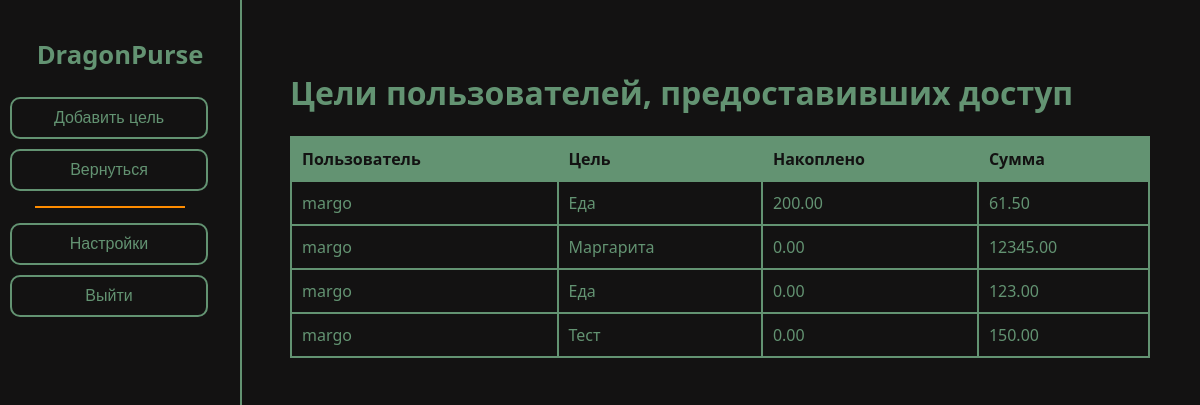
/shared-goals/ (signed in), run on the app's committed database.
### accounts/models.py (models this page shows, shortened)
class UserGoal(models.Model):
    user = models.ForeignKey(User, on_delete=models.CASCADE, related_name='user_goals')
    goal = models.ForeignKey(Goal, on_delete=models.CASCADE, related_name='user_goals')
    amount = models.DecimalField(max_digits=10, decimal_places=2, verbose_name='Сумма')
    saved = models.DecimalField(max_digits=10, decimal_places=2, default=0, verbose_name='Накоплено')

class Goal(models.Model):
    STATUS_CHOICES = [
        ('pending', 'В ожидании'),
        ('in_progress', 'В процессе'),
        ('completed', 'Завершено'),
    ]
    name = models.CharField(max_length=255, verbose_name='Название')
    description = models.TextField(verbose_name='Описание', blank=True)
    deadline = models.DateField(verbose_name='Дедлайн')
    status = models.CharField(max_length=20, choices=STATUS_CHOICES, default='pending', verbose_name='Статус')

### accounts/views.py (the view)
# urls.py: path('shared-goals/', SharedGoalsView.as_view(), name='shared_goals'),
class SharedGoalsView(LoginRequiredMixin, View):
    def get(self, request):
        accesses = (
            SharedAccess.objects
            .filter(
                shared_with=request.user,
                can_view_goals=True
            )
            .select_related('owner')
        )
        owners = [access.owner for access in accesses]
        shared_goals = (
            UserGoal.objects
            .filter(user__in=owners)
            .select_related('user', 'goal')
        )
        return render(
            request,
            'accounts/shared_goals.html',
            {
                'shared_goals': shared_goals
            }
        )

### accounts/templates/accounts/shared_goals.html (shortened to what this page needs)
{% extends "accounts/base.html" %}
{% load static %}
{% block head %}<link rel="stylesheet" href="{% static 'accounts/css/dashboard.css' %}">
<link rel="stylesheet" href="{% static 'accounts/css/theme.css' %}">{% endblock %}
{% block content %}
<div class="sidebar">
        <h1><a href="{% url 'dashboard' %}">DragonPurse</a></h1>
        <a href="{% url 'add_goal' %}"><button>Добавить цель</button></a>
        <a href="{% url 'goals_list' %}"><button>Вернуться</button></a>
        <div class="line"></div>
        <a href="{% url 'settings' %}"><button>Настройки</button></a>
        <a href="{% url 'logout' %}"><button>Выйти</button></a>
    </div>
<main>
<div class="container">
    <h1>Цели пользователей, предоставивших доступ</h1>
    {% if shared_goals %}
        <table>
            <thead>
                <tr>
                    <th>Пользователь</th>
                    <th>Цель</th>
                    <th>Накоплено</th>
                    <th>Сумма</th>
                </tr>
            </thead>
            <tbody>
                {% for user_goal in shared_goals %}
                    <tr>
                        <td>{{ user_goal.user.username }}</td>
                        <td>{{ user_goal.goal.name }}</td>
                        <td>{{ user_goal.saved }}</td>
                        <td>
                            {{ user_goal.amount }}
                        </td>
                    </tr>
                {% endfor %}
            </tbody>
        </table>
    {% else %}
        <p>Нет целей, доступных для просмотра.</p>
    {% endif %}
</div>
</main>
{% endblock %}

### accounts/static/accounts/css/main.css (style rules this page uses)
body { font-family: "Inter", sans-serif; color: #639372; margin: 0; padding: 0; }
a { color: #639372; text-decoration: none; }
h1, h2, h3 { color: #639372; }
.container { max-width: 1200px; margin: 0 auto; padding: 20px; }
button { background-color: #131212; color: #639372; border: 2px solid #639372; border-radius: 8px; padding: 10px 20px; font-size: 1em; cursor: pointer; transition: all 0.3s ease; }
table { width: 100%; border-collapse: collapse; margin-top: 20px; }
th, td { border: 2px solid #639372; padding: 10px; text-align: left; }
th { background-color: #639372; color: #131212; }

### accounts/static/accounts/css/theme.css (style rules this page uses)
:root { --background-color: #131212 }
body { background-color: var(--background-color); }
.container { background: #131212; }
.sidebar { background-color: var(--background-color); }

### accounts/static/accounts/css/dashboard.css (style rules this page uses)
body { font-family: "Segoe UI", sans-serif; color: #639372; margin: 0; display: flex; }
h1, h2, p, a { color: #639372; }
.sidebar { width: 220px; background-color: #131212; border-right: 2px solid #639372; display: flex; flex-direction: column; align-items: center; padding: 20px 10px; height: 100vh; position: fixed; left: 0; top: 0; }
.sidebar h1 { font-size: 1.6em; margin-bottom: 20px; text-align: center; }
.sidebar a { text-decoration: none; width: 100%; }
.sidebar button { width: 90%; margin: 5px 0; padding: 10px; border: 2px solid #639372; border-radius: 10px; background-color: #131212; color: #639372; font-size: 1em; cursor: pointer; transition: background-color 0.3s, transform 0.2s; }
.sidebar .line { width: 150px; height: 2px; background-color: #FF8C00; margin: 10px 20px 10px 0px; }
main { margin-left: 240px; padding: 30px; flex: 1; }
a { color: #639372; }

### data on the page
UserGoal: user.username "margo", goal.name "Еда", saved "200.00", amount "61.50"
UserGoal: user.username "margo", goal.name "Маргарита", saved "0.00", amount "12345.00"
UserGoal: user.username "margo", goal.name "Еда", saved "0.00", amount "123.00"
UserGoal: user.username "margo", goal.name "Тест", saved "0.00", amount "150.00"
